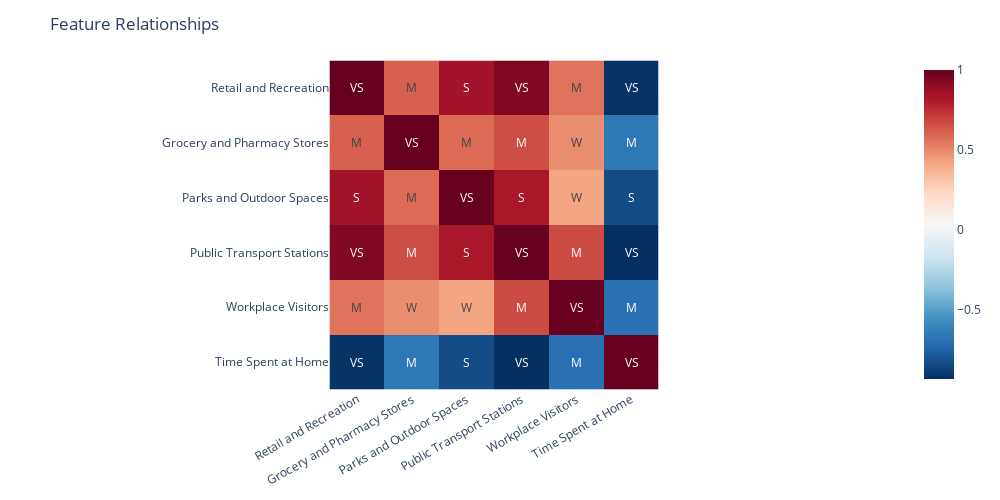

Notebook source saved alongside this figure:
### Code cell
fig = px.imshow(
    corr,
    width=PLOT_WIDTH,
    height=PLOT_HEIGHT,
    text_auto=".2f",
    color_continuous_scale="RdBu_r",
)

fig.update_layout(
    title="Feature Relationships",
    xaxis=dict(tickmode="array", tickvals=corr.columns, ticktext=helper.TITLES, tickangle=-30),
    yaxis=dict(tickmode="array", tickvals=corr.columns, ticktext=helper.TITLES),
)
fig.update_traces(text=labels, texttemplate="%{text}")

fig.show()
fig.write_image("../plots/Feature Correlations.png")

### Figure 1 — Plotly figure (JSON) as saved in the notebook; plotly's stock layout.template omitted (floating-point values rounded to 4 significant figures)
{"data": [{"coloraxis": "coloraxis", "hovertemplate": "x: %{x}<br>y: %{y}<br>color: %{z}<extra></extra>", "name": "0", "text": [["VS", "M", "S", "VS", "M", "VS"], ["M", "VS", "M", "M", "W", "M"], ["S", "M", "VS", "S", "W", "S"], ["VS", "M", "S", "VS", "M", "VS"], ["M", "W", "W", "M", "VS", "M"], ["VS", "M", "S", "VS", "M", "VS"]], "texttemplate": "%{text}", "type": "heatmap", "x": ["retail_and_recreation", "grocery_and_pharmacy", "parks", "transit_stations", "workplaces", "residential"], "xaxis": "x", "y": ["retail_and_recreation", "grocery_and_pharmacy", "parks", "transit_stations", "workplaces", "residential"], "yaxis": "y", "z": [[1, 0.6104, 0.8442, 0.9348, 0.5632, -0.9212], [0.6104, 1, 0.5818, 0.6606, 0.4835, -0.6661], [0.8442, 0.5818, 1, 0.826, 0.4149, -0.8356], [0.9348, 0.6606, 0.826, 1, 0.6666, -0.9366], [0.5632, 0.4835, 0.4149, 0.6666, 1, -0.6952], [-0.9212, -0.6661, -0.8356, -0.9366, -0.6952, 1]]}], "layout": {"coloraxis": {"colorscale": [[0, "rgb(5,48,97)"], [0.1, "rgb(33,102,172)"], [0.2, "rgb(67,147,195)"], [0.3, "rgb(146,197,222)"], [0.4, "rgb(209,229,240)"], [0.5, "rgb(247,247,247)"], [0.6, "rgb(253,219,199)"], [0.7, "rgb(244,165,130)"], [0.8, "rgb(214,96,77)"], [0.9, "rgb(178,24,43)"], [1, "rgb(103,0,31)"]]}, "height": 500, "margin": {"t": 60}, "title": {"text": "Feature Relationships"}, "width": 1000, "xaxis": {"anchor": "y", "constrain": "domain", "domain": [0, 1], "scaleanchor": "y", "tickangle": -30, "tickmode": "array", "ticktext": ["Retail and Recreation", "Grocery and Pharmacy Stores", "Parks and Outdoor Spaces", "Public Transport Stations", "Workplace Visitors", "Time Spent at Home"], "tickvals": ["retail_and_recreation", "grocery_and_pharmacy", "parks", "transit_stations", "workplaces", "residential"]}, "yaxis": {"anchor": "x", "autorange": "reversed", "constrain": "domain", "domain": [0, 1], "tickmode": "array", "ticktext": ["Retail and Recreation", "Grocery and Pharmacy Stores", "Parks and Outdoor Spaces", "Public Transport Stations", "Workplace Visitors", "Time Spent at Home"], "tickvals": ["retail_and_recreation", "grocery_and_pharmacy", "parks", "transit_stations", "workplaces", "residential"]}}}
